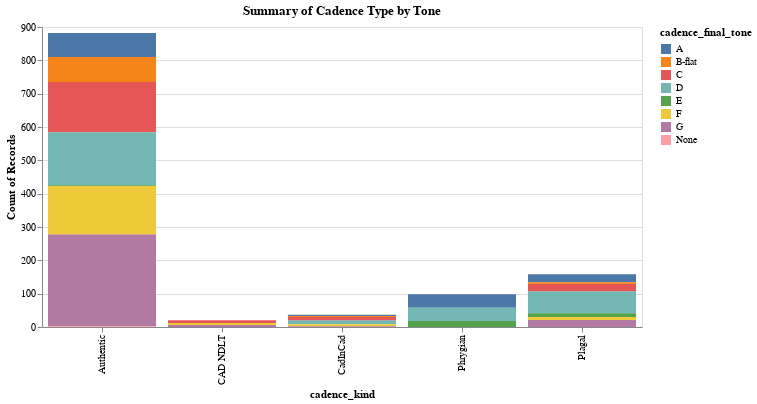

Notebook code for this chart:
### Markdown cell above
### Histogram of Types by Tone

### Code cell
# Summary stacked bar chart listed by cadence kind

chartB = alt.Chart(cadence_data_raw).mark_bar().encode(
    alt.X("cadence_kind"),
    y='count()',
    color='cadence_final_tone'
).properties(
    width=600,
    height=300,
    title='Summary of Cadence Type by Tone'
)
chartB

### Figure 1 — Vega-Lite specification as saved in the notebook (floating-point values rounded to 4 significant figures; data arrays with more than 128 entries replaced by an {"elided": "..."} marker saying what was removed)
{"config": {"view": {"continuousWidth": 400, "continuousHeight": 300}}, "data": {"name": "data-3ea829376f29ec161b2a6c6aabc1e950"}, "mark": "bar", "encoding": {"color": {"type": "nominal", "field": "cadence_final_tone"}, "x": {"type": "nominal", "field": "cadence_kind"}, "y": {"type": "quantitative", "aggregate": "count"}}, "height": 300, "title": "Summary of Cadence Type by Tone", "width": 600, "$schema": "https://vega.github.io/schema/vega-lite/v4.8.1.json", "datasets": {"data-3ea829376f29ec161b2a6c6aabc1e950": {"elided": "1195 records"}}}
